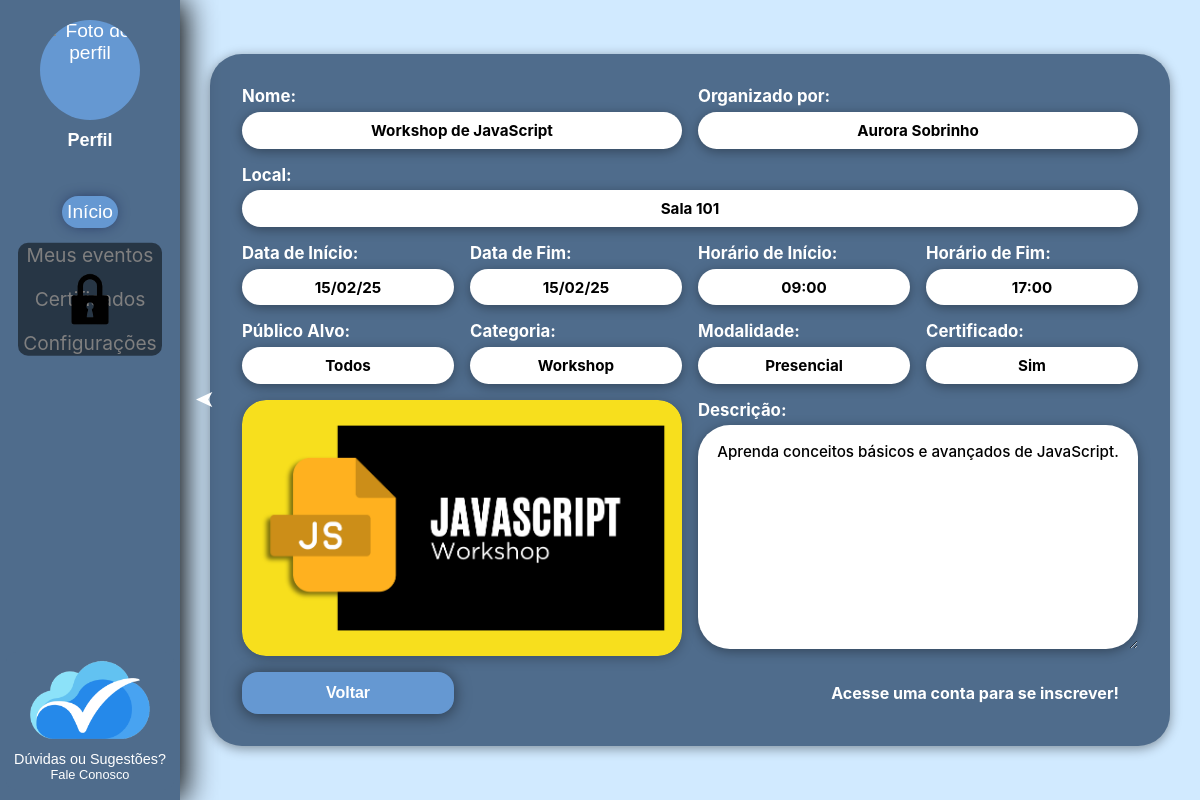
The page /PaginasPublicas/ContainerPublico.php?pagina=evento&id=1 on the database its author committed.
### tables this page shows
create table if not exists evento(
cod_evento int primary key not null,
categoria varchar(40) not null,
nome varchar(100) not null,
lugar varchar(40) not null,
descricao varchar(500),
publico_alvo varchar(100),
inicio datetime not null,
conclusao datetime not null,
duracao float, 
certificado tinyint(1) not null default 0,
modalidade enum('Presencial','Online','Híbrido') not null default 'Presencial',
imagem varchar(255) null
);

create table if not exists usuario(
CPF char(11) primary key,
Nome varchar(100),
Email varchar(100),
Senha varchar(255),
RA char(7) null,
Codigo varchar(8),
Organizador tinyint(1) not null default 0,
TemaSite tinyint(1) not null default 0,
FotoPerfil varchar(255) null,
constraint chk_codigo_organizador check (
    (Organizador = 0) OR 
    (Organizador = 1 AND Codigo is not null)
),
constraint chk_tema_site check (TemaSite in (0,1))
);

### PaginasPublicas/CartaodoEvento.php (the view, shortened to what this page needs)
<!DOCTYPE html>
<html lang="pt-br">
<head>
    <link rel="stylesheet" href="../styleGlobal.css" />
    <?php
    include_once('../BancoDados/conexao.php');
    $id_evento = isset($_GET['id']) ? (int)$_GET['id'] : 1;
    $sql = "SELECT e.*, u.Nome as nome_organizador
            FROM evento e
            LEFT JOIN organiza o ON e.cod_evento = o.cod_evento
            LEFT JOIN usuario u ON o.CPF = u.CPF
            WHERE e.cod_evento = $id_evento";
    $resultado = mysqli_query($conexao, $sql);
    if ($resultado && mysqli_num_rows($resultado) > 0) {
        $evento = mysqli_fetch_assoc($resultado);
        $data_inicio = date('d/m/y', strtotime($evento['inicio']));
        $data_fim = date('d/m/y', strtotime($evento['conclusao']));
        $hora_inicio = date('H:i', strtotime($evento['inicio']));
        $hora_fim = date('H:i', strtotime($evento['conclusao']));
        $nome_organizador = isset($evento['nome_organizador']) && $evento['nome_organizador'] !== '' ? $evento['nome_organizador'] : 'Não informado';
    }
    $certificado = (isset($evento['certificado']) && (int)$evento['certificado'] === 1) ? 'Sim' : 'Não';
    $modalidade = isset($evento['modalidade']) && $evento['modalidade'] !== '' ? $evento['modalidade'] : 'Presencial';
    $imagem_rel = (isset($evento['imagem']) && $evento['imagem'] !== '' && $evento['imagem'] !== null)
        ? $evento['imagem']
        : 'ImagensEventos/CEU-Logo.png';
    $imagem_src = '../' . ltrim($imagem_rel, "/\\");
    ?>
</head>
<body>
  <div id="main-content">
    <div class="cartao-evento">
        <div class="Nome grupo-campo">
            <label>Nome:</label>
            <div class="caixa-valor"><?php echo htmlspecialchars($evento['nome']); ?></div>
        </div>
        <div class="Organizador grupo-campo">
            <label>Organizado por:</label>
            <div class="caixa-valor"><?php echo htmlspecialchars($nome_organizador); ?></div>
        </div>
        <div class="Local grupo-campo">
            <label>Local:</label>
            <div class="caixa-valor"><?php echo htmlspecialchars($evento['lugar']); ?></div>
        </div>
        <div class="DataDeInicio grupo-campo">
            <label>Data de Início:</label>
            <div class="caixa-valor"><?php echo $data_inicio; ?></div>
        </div>
        <div class="DataDeFim grupo-campo">
            <label>Data de Fim:</label>
            <div class="caixa-valor"><?php echo $data_fim; ?></div>
        </div>
        <div class="HorarioDeInicio grupo-campo">
            <label>Horário de Início:</label>
            <div class="caixa-valor"><?php echo $hora_inicio; ?></div>
        </div>
        <div class="HorarioDeFim grupo-campo">
            <label>Horário de Fim:</label>
            <div class="caixa-valor"><?php echo $hora_fim; ?></div>
        </div>
        <div class="PublicoAlvo grupo-campo">
            <label>Público Alvo:</label>
            <div class="caixa-valor"><?php echo htmlspecialchars($evento['publico_alvo'] ?? 'Não informado'); ?></div>
        </div>
        <div class="Categoria grupo-campo">
            <label>Categoria:</label>
            <div class="caixa-valor"><?php echo htmlspecialchars($evento['categoria'] ?? ''); ?></div>
        </div>
        <div class="Modalidade grupo-campo">
            <label>Modalidade:</label>
            <div class="caixa-valor"><?php echo htmlspecialchars($modalidade); ?></div>
        </div>
        <div class="Certificado grupo-campo">
            <label>Certificado:</label>
            <div class="caixa-valor"><?php echo $certificado; ?></div>
        </div>
        <div class="Imagem campo-imagem">
            <div class="carrossel-imagens">
                <img id="imagem-carrossel" src="<?php echo htmlspecialchars($imagem_src); ?>" alt="Imagem do evento">
            </div>
        </div>
        <div class="Descricao grupo-campo">
            <label>Descrição:</label>
            <div class="caixa-valor caixa-descricao"><?php echo htmlspecialchars($evento['descricao']); ?></div>
        </div>
        <div class="BotaoVoltar">
            <button class="botao" onclick="history.back()">Voltar</button>
        </div>
        <div class="MensagemLogin">
            <h4 class="MensagemLogin">Acesse uma conta para se inscrever!</h4>
        </div>
    </div>
    </div>
</body>
</html>

### PaginasPublicas/ContainerPublico.php (shortened to what this page needs)
<!DOCTYPE html>
<html lang="pt-br">
<head>
    <link rel="stylesheet" href="../styleGlobal.css" />
</head>
<body <?php if (($pagina ?? ($_GET['pagina'] ?? 'inicio')) === 'inicio') { echo 'class="pagina-inicio"'; } ?>>
    <?php
    $paginasPermitidas = [
        'inicio' => 'Inicio.php',
        'login' => 'Login.html',
        'cadastroP' => 'CadastroParticipante.html',
        'cadastroO' => 'CadastroOrganizador.html',
        'redefinirSenha' => 'RedefinirSenha.html',
        'evento' => 'CartaodoEvento.php',
        'solicitarCodigo' => 'SolicitarCodigo.html',
        'faleConosco' => '../PaginasGlobais/FaleConosco.html',
        'termos' => '../PaginasGlobais/TermosDeCondicoes.html',
    ];
    $pagina = $_GET['pagina'] ?? 'inicio';
    $arquivo = $paginasPermitidas[$pagina] ?? $paginasPermitidas['inicio'];
?>
    <div id="conteudo-dinamico">
        <?php include $arquivo; ?>
    </div>
</body>
</html>

### styleGlobal.css (style rules this page uses)
:root { --branco: #FFFFFF; --preto: #000000; --botao: #6598D2; --caixas: #4F6C8C; --fundo: #D1EAFF; --cinza-escuro: #333333; --cinza-medio: #888888; --azul-escuro: #0a1449; --azul-claro: #8ad7da; --vermelho: #ff0000; --verde: #2c9533; --vermelho-escuro: #b20000; --sombra-padrao: rgba(0, 0, 0, 0.6); --sombra-forte: rgba(0, 0, 0, 0.8); --sombra-leve: rgba(0, 0, 0, 0.5); --tabela_participantes: #deeaff; }
#main-content { transition: margin-left 0.3s, margin-right 0.3s; margin-left: 0; margin-right: 0; }
#main-content.shifted { margin-left: clamp(180px, 15vw, 220px); }
html, body { scrollbar-width: thin; scrollbar-color: var(--botao) var(--caixas); }
*, *::before, *::after { box-sizing: border-box; margin: 0; padding: 0; }
body { margin: 0; padding: 0; font-family: 'Inter', sans-serif; background-color: var(--fundo); color: var(--branco); min-height: 100vh; display: flex; justify-content: center; align-items: center; }
.btn, .botao { border: none; cursor: pointer; border-radius: 1rem !important; box-shadow: 0rem 0.1rem 1rem var(--sombra-leve) !important; transition: transform 0.2s ease, box-shadow 0.2s ease, background-color 0.2s ease !important; will-change: transform !important; }
.Menu { position: fixed; z-index: 1000; top: 0; left: 0; height: 100vh; width: clamp(150px, 15%, 300px); background-color: var(--caixas); box-shadow: 5px 0 30px var(--preto); transform: translateX(-100%); transition: transform 0.3s ease; }
.Menu.expanded { transform: translateX(0); }
.Menu .conteudo { display: flex; flex-direction: column; align-items: center; gap: clamp(16px, 3vw, 20px); width: 100%; }
.Menu .perfil { display: flex; flex-direction: column; align-items: center; }
.Menu .header-menu { position: relative; display: flex; flex-direction: column; align-items: center; justify-content: center; gap: 0; padding: 0; margin-bottom: clamp(24px, 4vw, 30px); margin-top: clamp(16px, 3vw, 20px); }
.Menu .perfil button { display: flex; flex-direction: column; align-items: center; }
.Menu .perfil img { width: clamp(80px, 12vw, 100px); height: clamp(80px, 12vw, 100px); border-radius: 50%; background-color: var(--botao); }
.Menu .perfil span { color: var(--branco); font-weight: bold; margin-top: clamp(8px, 1.5vw, 10px); text-align: center; max-width: 90%; font-size: clamp(0.8rem, 1.5vw, 1.5rem); overflow-wrap: break-word; word-break: break-word; }
.Menu button { color: var(--branco); font-size: clamp(1rem, 1.8vw, 1.2rem); background: none; border: none; cursor: pointer; transition: transform 0.2s cubic-bezier(.4,1.5,.5,1), box-shadow 0.35s cubic-bezier(.4,1.5,.5,1), border-radius 0.2s; }
.Menu button.ativo { background-color: var(--botao); border-radius: clamp(24px, 4vw, 30px); box-shadow: 0 0 0 clamp(3px, 0.5vw, 5px) var(--botao), 0 0 clamp(12px, 2.5vw, 16px) 0 var(--azul-escuro); }
.Menu .rodape { position: absolute; bottom: clamp(8px, 1.5vw, 10px); left: 0; right: 0; margin-left: auto; margin-right: auto; text-align: center; display: flex; flex-direction: column; align-items: center; justify-content: center; padding: clamp(6px, 1.2vw, 8px); border-radius: clamp(8px, 1.5vw, 10px); background-color: var(--caixas); width: fit-content; }
.Menu .rodape img { width: clamp(50px, 8em, 150px); display: block; }
.Menu .rodape div { color: var(--branco); font-size: clamp(0.5rem, 1.3vw, 0.9rem); margin-top: clamp(8px, 1.5vw, 10px); white-space: nowrap; }
.Menu .rodape p { color: var(--branco); font-size: clamp(0.6rem, 1.1vw, 0.8rem); }

### rows shown on the page
evento: nome "Workshop de JavaScript", usuario.Nome "Aurora Sobrinho", lugar "Sala 101", inicio "15/02/25", conclusao "15/02/25", inicio "09:00", conclusao "17:00", publico_alvo "Todos", categoria "Workshop", modalidade "Presencial", certificado "Sim", imagem (picture), descricao "Aprenda conceitos básicos e avançados de JavaScript."
